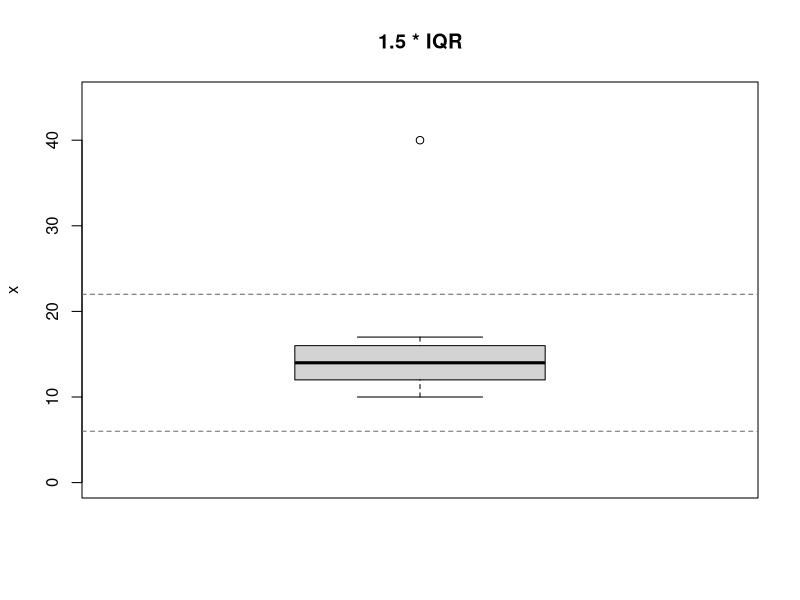

Reproduce this figure in R.
# Lab 03 — 결측값, 이상치 후보, 구간화 (약 25분)
# 이 파일만 위에서 아래로 실행하면 된다. airquality는 R의 내장 데이터이다.

# 1. 목표 --------------------------------------------------------
# - 결측값 개수를 확인하고 na.rm이 평균 계산에 미치는 영향을 설명한다.
# - 사분위수와 IQR로 이상치 후보를 찾고 상자그림을 읽는다.
# - cut()의 구간 경계를 읽고 경계값이 어느 범주에 속하는지 판단한다.

# 2. 핵심 개념과 작은 예제 ----------------------------------------
# NA는 값이 없거나 알려지지 않았다는 표시이며, 숫자 0이 아니다.
# is.na()는 각 값이 결측값인지 TRUE/FALSE로 알려 준다.
small_values <- c(2, NA, 4)
print(is.na(small_values))
print(sum(is.na(small_values)))
# FALSE, TRUE, FALSE이므로 결측값은 한 개이다. sum()은 TRUE를 1로 센다.
print(mean(small_values))
print(mean(small_values, na.rm = TRUE))
# 기본 평균은 NA, 결측값을 계산에서 제외한 평균은 (2 + 4) / 2 = 3이다.
# na.rm = TRUE는 0으로 채우는 것이 아니며 원자료를 바꾸지도 않는다.

# 이상치는 관측된 값 중 다른 값들과 크게 떨어진 값이다. NA와 구분한다.
# Q1과 Q3는 각각 25%, 75% 위치의 사분위수이고 IQR = Q3 - Q1이다.
# 1.5 × IQR 규칙: Q1 - 1.5 × IQR 미만, Q3 + 1.5 × IQR 초과를 후보로 본다.
# 후보라는 이유만으로 오류라고 확정하거나 자동으로 삭제하지 않는다.

# 3. 먼저 예상하기 -----------------------------------------------
# 예상 1: airquality의 Ozone에 NA가 있다면 기본 mean()은 숫자인가, NA인가?
#         na.rm = TRUE인 평균의 분모는 전체 행 수인가, 결측이 아닌 값의 수인가?
# 예상 2: 값 10, 11, 12, 13, 14, 15, 16, 17, 40에서 Q1 = 12, Q3 = 16이다.
#         IQR과 상한 Q3 + 1.5 × IQR을 계산해 보세요. 40은 후보에 해당하는가?

# 4. 직접 실행 ----------------------------------------------------
# 실험 A: airquality의 Ozone 열에서 결측값과 평균을 확인한다.
ozone <- airquality$Ozone
cat("전체 값의 수:\n")
print(length(ozone))
cat("결측값 수:\n")
print(sum(is.na(ozone)))
cat("결측이 아닌 값의 수:\n")
print(sum(!is.na(ozone)))
cat("기본 평균:\n")
print(mean(ozone))
cat("결측값을 제외한 평균:\n")
print(mean(ozone, na.rm = TRUE))
# 전체 153개 중 결측값 37개를 제외한 116개로 평균 약 42.13을 구한다.
# !는 논리값을 반대로 바꾼다. !is.na(ozone)은 결측이 아닌 위치를 뜻한다.
# 이 평균은 관측된 값들의 평균이다. 빠진 값까지 복원한 평균은 아니다.

# 실험 B: 작은 벡터에서 경계를 계산한 뒤 상자그림과 비교한다.
example_values <- c(10, 11, 12, 13, 14, 15, 16, 17, 40)
quartiles <- quantile(example_values, probs = c(0.25, 0.75))
iqr_value <- IQR(example_values)
lower_fence <- unname(quartiles[1]) - 1.5 * iqr_value
upper_fence <- unname(quartiles[2]) + 1.5 * iqr_value
cat("Q1과 Q3:\n")
print(quartiles)
cat("IQR:\n")
print(iqr_value)
cat("이상치 후보 판정의 하한과 상한:\n")
print(c(lower = lower_fence, upper = upper_fence))

is_candidate <- example_values < lower_fence | example_values > upper_fence
cat("경계 밖의 이상치 후보:\n")
print(example_values[is_candidate])
# |는 두 조건 중 하나라도 TRUE이면 TRUE이다.
# IQR은 4, 경계는 6과 22이므로 후보는 40이다.

# 상자와 수염, 별도 점을 구분한다. 점선은 직접 계산한 판정 경계이다.
boxplot(example_values, main = "1.5 * IQR", ylab = "x", ylim = c(0, 45))
abline(h = c(lower_fence, upper_fence), lty = 2, col = "gray40")
# 이 예제에서는 quantile()의 Q1/Q3와 boxplot의 hinge가 일치해 상자는 12부터 16까지이고 가운데 선은 중앙값 14이다.
# 데이터 개수에 따라 boxplot의 hinge와 quantile()의 25%/75% 값은 약간 다를 수 있다.
# 수염 끝은 후보가 아닌 실제 관측값 10과 17이다. 점선 경계 6과 22가 아니다.
# 40은 위 수염과 떨어진 점으로 표시된다. 크다는 이유만으로 결측값이 되지 않는다.

# 실험 C: 연속형 온도를 세 구간의 범주로 바꾼다(구간화).
# Temp는 화씨 온도이다. 아래 경계는 실습용이며 공식 온도 등급이 아니다.
# right = TRUE이면 오른쪽 경계를 포함한다: (70, 80]은 70 초과, 80 이하이다.
# include.lowest = TRUE로 첫 구간의 최솟값 50도 포함한다.
breaks <- c(50, 70, 80, 100)
bin_labels <- c("낮음", "중간", "높음")

# 작은 예제: 70은 첫 구간 [50, 70]에, 71은 둘째 구간 (70, 80]에 속한다.
print(cut(c(70, 71), breaks = breaks, labels = bin_labels,
          right = TRUE, include.lowest = TRUE))

# 실행 전 예상: 80은 중간/높음 중 어디에 속하는가? 81은 어디에 속하는가?
boundary_values <- c(70, 80, 81)
cat("경계 근처 값의 구간:\n")
print(cut(boundary_values, breaks = breaks, labels = bin_labels,
          right = TRUE, include.lowest = TRUE))
# 차례로 낮음, 중간, 높음이다. 80은 둘째 구간의 오른쪽 경계에 포함된다.

temp_bins <- cut(airquality$Temp, breaks = breaks, labels = bin_labels,
                 right = TRUE, include.lowest = TRUE)
cat("처음 여섯 온도와 범주:\n")
print(data.frame(Temp = head(airquality$Temp), bin = head(temp_bins)))
cat("범주별 관측 개수:\n")
print(summary(temp_bins))
# cut() 결과는 factor이므로 summary()는 각 범주의 관측 개수를 보여 준다.
# 원래 온도와 범주를 나란히 보고, 각 값이 지정한 경계에 맞게 들어갔는지 확인한다.

# 5. 결과 해석 ----------------------------------------------------
# - 결측값: is.na()의 TRUE 개수와 평균에 실제 사용된 값의 수를 읽는다.
# - 이상치 후보: Q1/Q3 → IQR → 경계 → 경계 밖의 관측값을 순서대로 읽는다.
# - 구간화: 경계의 포함 방향을 먼저 확인한 뒤 온도와 범주를 대응시킨다.
# 결측값 처리, 이상치 후보 판정, 구간화는 서로 다른 데이터 처리이다.
# na.rm은 결측값만 계산에서 제외하며 이상치 후보를 찾아 제외하지 않는다.

# 6. 하나 바꿔보기 ------------------------------------------------
# 같은 값과 경계를 두고 right만 FALSE로 바꾼다.
# 이번에는 왼쪽 경계를 포함한다: [70, 80)은 70 이상, 80 미만이다.
# 예상: 70과 80의 범주는 각각 어디로 바뀌는가? 81의 범주는 유지되는가?
print(cut(boundary_values, breaks = breaks, labels = bin_labels,
          right = FALSE, include.lowest = TRUE))
# 중간, 높음, 높음이다. 경계값 70과 80의 소속이 바뀌고 81은 그대로이다.

# 7. 시험 체크 ----------------------------------------------------
# 1) NA와 숫자 0은 같은 의미인가?
# 2) mean(c(2, NA, 4), na.rm = TRUE)의 값과 평균 계산의 분모는?
# 3) Q1 = 12, Q3 = 16일 때 값 22와 40 중 1.5 × IQR 규칙의 후보는?
#    그 후보를 반드시 삭제해야 하는가?
# 4) right = TRUE인 구간 (70, 80]에서 값 80은 포함되는가?

# 정답 및 해설 ----------------------------------------------------
# 1) 아니다. NA는 알려지지 않은 값, 0은 관측된 숫자 값이다.
# 2) 평균 3, 분모 2. NA를 0으로 바꾼 뒤 3개로 나누는 계산이 아니다.
# 3) 상한이 22이므로 22는 후보가 아니고 40은 후보이다.
#    후보는 원인과 맥락을 확인해야 하며 자동 삭제의 근거가 아니다.
# 4) 포함된다. 오른쪽 경계 80은 포함하고 왼쪽 경계 70은 제외한다.
